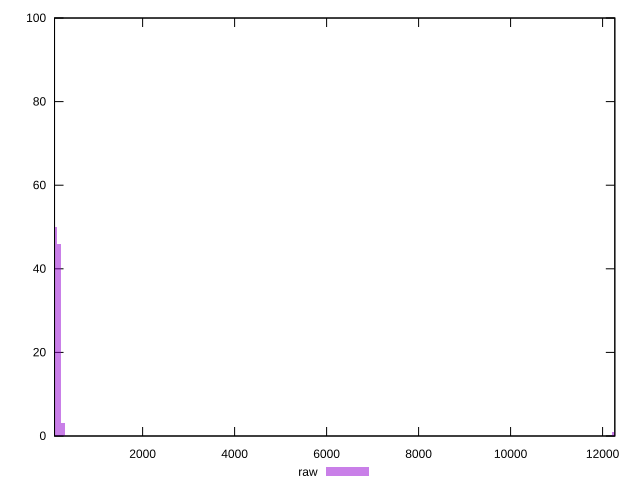

Recreate this plot in gnuplot.
reset

$raw <<EOF
175.03556866756367 46
87.51778433378183 50
262.5533530013455 3
12252.489806729456 1
EOF

set key outside below
set boxwidth 87.51778433378183
set xrange [84.885:12265.95]
set yrange [0:100]
set trange [0:100]
set style fill transparent solid 0.5 noborder
set terminal svg size 640, 490 enhanced background rgb 'white'
set output "reprap/server-response-time/samples/pages+cached+noexternal+nomedia+nocss/raw/histogram.svg"

plot $raw title "raw" with boxes

reset
